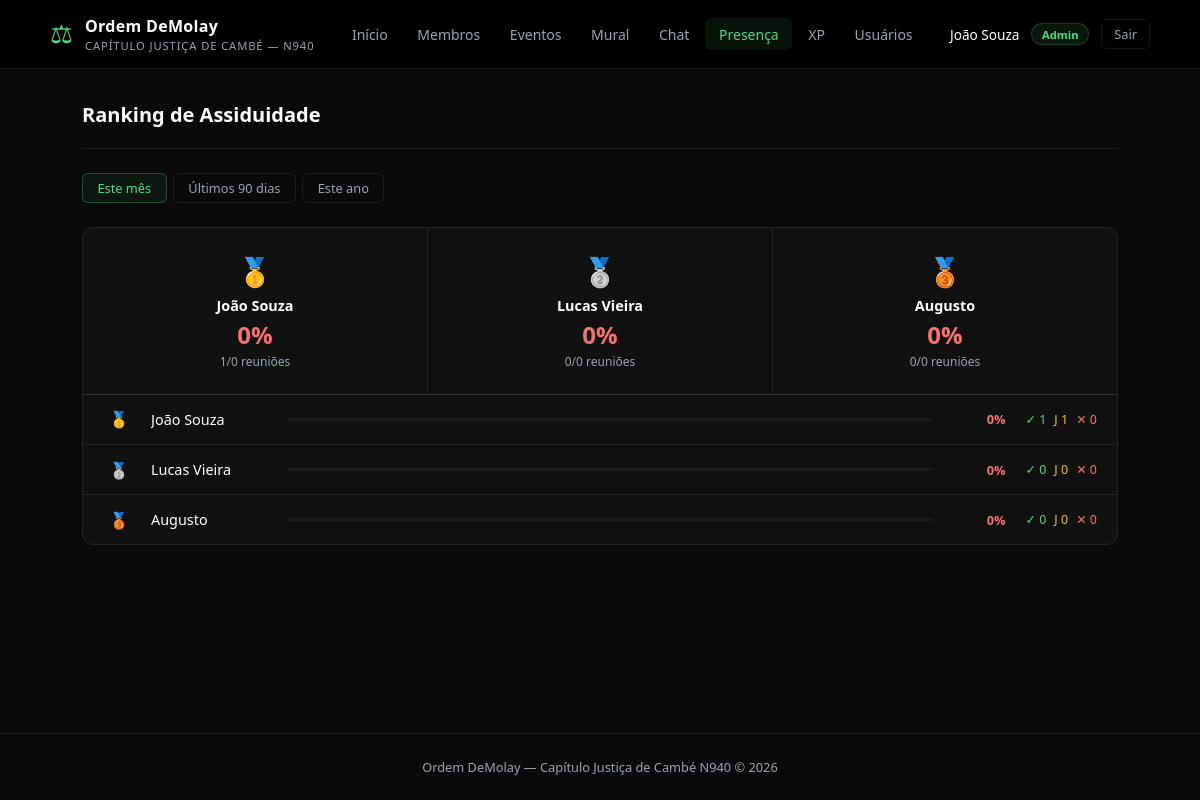
Page /presenca/ranking (signed in) on the committed database.
### tables this page shows
CREATE TABLE usuarios (
            id INTEGER PRIMARY KEY AUTOINCREMENT,
            username TEXT NOT NULL UNIQUE,
            senha_hash TEXT NOT NULL,
            nome TEXT NOT NULL,
            role TEXT NOT NULL DEFAULT 'membro'
        );

### app.py (the view)
@app.route("/presenca/ranking")
@login_required
def presenca_ranking():
    periodo = request.args.get("periodo", "mensal")
    hoje    = date.today()
    if periodo == "mensal":
        desde = hoje.replace(day=1).isoformat()
    elif periodo == "trimestral":
        desde = (hoje - timedelta(days=90)).isoformat()
    else:
        desde = hoje.replace(month=1, day=1).isoformat()
    conn = get_db()
    rows = conn.execute("""
        SELECT u.id, u.nome,
               COUNT(r.id) AS total,
               SUM(CASE WHEN p.status = 'confirmado'          THEN 1 ELSE 0 END) AS confirmados,
               SUM(CASE WHEN p.status = 'ausente_justificado' THEN 1 ELSE 0 END) AS justificadas,
               SUM(CASE WHEN p.status = 'ausente'
                         OR (p.status = 'pendente' AND r.data < ?) THEN 1 ELSE 0 END) AS ausentes
        FROM usuarios u
        LEFT JOIN presencas p ON p.usuario_id = u.id
        LEFT JOIN reunioes r  ON r.id = p.reuniao_id
                              AND r.data >= ? AND r.data < ?
        GROUP BY u.id
        ORDER BY confirmados DESC, ausentes ASC
    """, (hoje.isoformat(), desde, hoje.isoformat())).fetchall()
    conn.close()
    ranking = []
    for r in rows:
        taxa = round(r["confirmados"] / r["total"] * 100) if r["total"] > 0 else 0
        ranking.append({**dict(r), "taxa": taxa})
    return render_template("presenca_ranking.html", ranking=ranking, periodo=periodo)

### app.py (called while the page is built)
def get_db():
    conn = sqlite3.connect(DB_PATH)
    conn.row_factory = sqlite3.Row
    return conn

def login_required(f):
    @wraps(f)
    def decorated(*args, **kwargs):
        if "user_id" not in session:
            return redirect(url_for("entrar", next=request.path))
        return f(*args, **kwargs)
    return decorated

### templates/presenca_ranking.html (shortened to what this page needs)
{% extends "base.html" %}
{% block conteudo %}
<div class="pagina-topo">
  <h2>Ranking de Assiduidade</h2>
</div>
<div class="filtros">
  <a href="{{ url_for('presenca_ranking', periodo='mensal') }}"
     class="filtro-btn {% if periodo == 'mensal' %}ativo{% endif %}">Este mês</a>
  <a href="{{ url_for('presenca_ranking', periodo='trimestral') }}"
     class="filtro-btn {% if periodo == 'trimestral' %}ativo{% endif %}">Últimos 90 dias</a>
  <a href="{{ url_for('presenca_ranking', periodo='anual') }}"
     class="filtro-btn {% if periodo == 'anual' %}ativo{% endif %}">Este ano</a>
</div>
{% if ranking %}
<div style="background:var(--superficie); border:1px solid var(--borda); border-radius:12px; overflow:hidden;">
  {% if ranking | length >= 1 %}
  <div style="display:grid; grid-template-columns: repeat(auto-fit, minmax(180px, 1fr)); gap:1px; background:var(--borda); border-bottom:1px solid var(--borda);">
    {% for r in ranking[:3] %}
    <div style="background:var(--superficie); padding:1.5rem; text-align:center;">
      <div style="font-size:1.75rem; margin-bottom:0.4rem;">
        {% if loop.index == 1 %}🥇{% elif loop.index == 2 %}🥈{% else %}🥉{% endif %}
      </div>
      <div style="font-size:0.9rem; font-weight:600; color:var(--texto); margin-bottom:0.2rem;">{{ r.nome }}</div>
      <div style="font-size:1.5rem; font-weight:700;
                  color:{% if r.taxa >= 75 %}var(--verde){% elif r.taxa >= 50 %}#fbbf24{% else %}var(--vermelho){% endif %};">
        {{ r.taxa }}%
      </div>
      <div style="font-size:0.75rem; color:var(--texto-muted); margin-top:0.1rem;">{{ r.confirmados }}/{{ r.total }} reuniões</div>
    </div>
    {% endfor %}
  </div>
  {% endif %}
  {% for r in ranking %}
  <div class="rank-row">
    <div class="rank-pos">
      {% if loop.index == 1 %}🥇
      {% elif loop.index == 2 %}🥈
      {% elif loop.index == 3 %}🥉
      {% else %}<span style="color:var(--texto-muted); font-size:0.85rem;">{{ loop.index }}</span>
      {% endif %}
    </div>
    <div class="rank-nome">{{ r.nome }}</div>
    <div class="rank-barra-wrap">
      <div class="barra" style="flex:1;">
      </div>
    </div>
    <div style="display:flex; align-items:center; gap:1.25rem; flex-shrink:0;">
      <div class="rank-taxa"
           style="color:{% if r.taxa >= 75 %}var(--verde){% elif r.taxa >= 50 %}#fbbf24{% else %}var(--vermelho){% endif %};">
        {{ r.taxa }}%
      </div>
      <div style="display:flex; gap:0.5rem; font-size:0.78rem;">
        <span title="Confirmados" style="color:var(--verde);">✓ {{ r.confirmados }}</span>
        <span title="Justificadas" style="color:#fbbf24;">J {{ r.justificadas }}</span>
        <span title="Ausentes" style="color:var(--vermelho);">✕ {{ r.ausentes }}</span>
      </div>
    </div>
  </div>
  {% endfor %}
</div>
{% else %}
<p class="vazio">Nenhum dado para o período selecionado.</p>
{% endif %}
{% endblock %}

### templates/base.html (shortened to what this page needs)
<!DOCTYPE html>
<html lang="pt-br">
<head>
  <link rel="stylesheet" href="{{ url_for('static', filename='style.css') }}"/>
</head>
<body>
  <header>
    <div class="header-inner">
      <div class="logo">
        <span class="logo-symbol">⚖</span>
        <div>
          <h1>Ordem DeMolay</h1>
          <p>Capítulo Justiça de Cambé &mdash; N940</p>
        </div>
      </div>
      <nav>
        <a href="{{ url_for('index') }}"   class="{{ 'ativo' if request.endpoint == 'index' }}">Início</a>
        <a href="{{ url_for('membros') }}" class="{{ 'ativo' if 'membro' in request.endpoint }}">Membros</a>
        <a href="{{ url_for('eventos') }}" class="{{ 'ativo' if 'evento' in request.endpoint }}">Eventos</a>
        <a href="{{ url_for('mural') }}"   class="{{ 'ativo' if 'mural' in request.endpoint or 'post' in request.endpoint }}">Mural</a>
        <a href="{{ url_for('chat') }}"     class="{{ 'ativo' if 'chat' in request.endpoint }}">Chat</a>
        <a href="{{ url_for('presenca_dashboard') }}" class="{{ 'ativo' if 'presenca' in request.endpoint }}">Presença</a>
        <a href="{{ url_for('xp_dashboard') }}" class="{{ 'ativo' if request.endpoint.startswith('xp_') }}">XP</a>
        {% if session.get('role') == 'admin' %}
          <a href="{{ url_for('admin_usuarios') }}" class="{{ 'ativo' if 'admin' in request.endpoint }}">Usuários</a>
        {% endif %}
      </nav>
      <div class="usuario">
        {% if session.get('user_id') %}
          <span class="usuario-nome">{{ session.nome }}</span>
          {% if session.get('role') == 'admin' %}
            <span class="badge" style="font-size:0.7rem;">Admin</span>
          {% endif %}
          <a href="{{ url_for('sair') }}" class="btn-sair">Sair</a>
        {% else %}
          <a href="{{ url_for('entrar') }}" class="btn btn-entrar">Entrar</a>
        {% endif %}
      </div>
    </div>
  </header>
  <main>
    {% block conteudo %}{% endblock %}
  </main>
  <footer>
    <p>Ordem DeMolay &mdash; Capítulo Justiça de Cambé N940 &copy; 2026</p>
  </footer>
</body>
</html>

### static/style.css (style rules this page uses)
*, *::before, *::after { box-sizing: border-box; margin: 0; padding: 0; }
:root { --verde: #4ade80; --verde-escuro: #22c55e; --bg: #0a0a0a; --superficie: #111111; --superficie2: #1c1c1c; --borda: rgba(255,255,255,0.08); --texto: #ffffff; --texto-muted: #9ca3af; --sucesso: #4ade80; --vermelho: #f87171; --dourado: #4ade80; --dourado-escuro: #22c55e; }
body { font-family: 'Segoe UI', system-ui, sans-serif; background: var(--bg); color: var(--texto); min-height: 100vh; display: flex; flex-direction: column; }
header { background: #000; border-bottom: 1px solid var(--borda); padding: 0 2rem; }
.header-inner { max-width: 1100px; margin: 0 auto; display: flex; align-items: center; justify-content: space-between; height: 68px; }
.logo { display: flex; align-items: center; gap: 0.75rem; }
.logo-symbol { font-size: 1.6rem; color: var(--verde); line-height: 1; }
.logo h1 { font-size: 1rem; color: var(--texto); font-weight: 600; letter-spacing: 0.02em; }
.logo p { font-size: 0.7rem; color: var(--texto-muted); letter-spacing: 0.08em; text-transform: uppercase; margin-top: 1px; }
nav { display: flex; gap: 0.15rem; }
nav a { color: var(--texto-muted); text-decoration: none; padding: 0.4rem 0.85rem; border-radius: 6px; font-size: 0.875rem; transition: color 0.15s, background 0.15s; }
nav a.ativo { color: var(--verde); background: rgba(74,222,128,0.08); }
main { flex: 1; max-width: 1100px; margin: 2rem auto; padding: 0 2rem; width: 100%; }
.pagina-topo { display: flex; align-items: center; justify-content: space-between; margin-bottom: 1.5rem; padding-bottom: 1.25rem; border-bottom: 1px solid var(--borda); }
.pagina-topo h2 { font-size: 1.25rem; font-weight: 600; color: var(--texto); }
.badge { background: rgba(74,222,128,0.1); color: var(--verde); padding: 0.15rem 0.6rem; border-radius: 999px; font-size: 0.75rem; font-weight: 600; border: 1px solid rgba(74,222,128,0.2); }
footer { text-align: center; padding: 1.5rem; color: var(--texto-muted); font-size: 0.8rem; border-top: 1px solid var(--borda); margin-top: auto; }
.usuario { display: flex; align-items: center; gap: 0.75rem; }
.usuario-nome { font-size: 0.85rem; color: var(--texto); font-weight: 500; }
.btn-sair { font-size: 0.8rem; color: var(--texto-muted); text-decoration: none; padding: 0.3rem 0.75rem; border: 1px solid var(--borda); border-radius: 6px; transition: color 0.15s, border-color 0.15s; }
.barra { height: 3px; background: var(--superficie2); border-radius: 99px; overflow: hidden; }
.filtros { display: flex; gap: 0.4rem; margin-bottom: 1.5rem; }
.filtro-btn { padding: 0.3rem 0.9rem; border-radius: 6px; font-size: 0.8rem; font-weight: 500; text-decoration: none; color: var(--texto-muted); border: 1px solid var(--borda); transition: all 0.15s; }
.filtro-btn:hover, .filtro-btn.ativo { color: var(--verde); border-color: rgba(74,222,128,0.3); background: rgba(74,222,128,0.06); }
.rank-pos { width: 2rem; text-align: center; font-size: 1rem; font-weight: 700; flex-shrink: 0; }
.rank-barra-wrap { flex: 1; display: flex; align-items: center; gap: 0.6rem; min-width: 0; }
.rank-nome { font-size: 0.9rem; color: var(--texto); font-weight: 500; white-space: nowrap; overflow: hidden; text-overflow: ellipsis; min-width: 120px; }
.rank-taxa { font-size: 0.8rem; font-weight: 700; color: var(--verde); min-width: 3.5rem; text-align: right; }
.rank-row { display: flex; align-items: center; gap: 1rem; padding: 0.85rem 1.25rem; border-bottom: 1px solid var(--borda); transition: background 0.15s; }
.rank-row:last-child { border-bottom: none; }

### rows in the picture
usuarios: nome "João Souza", taxa "0", confirmados "1", total "0", justificadas "1", ausentes "0"
usuarios: nome "Lucas Vieira", taxa "0", confirmados "0", total "0", justificadas "0", ausentes "0"
usuarios: nome "Augusto", taxa "0", confirmados "0", total "0", justificadas "0", ausentes "0"
